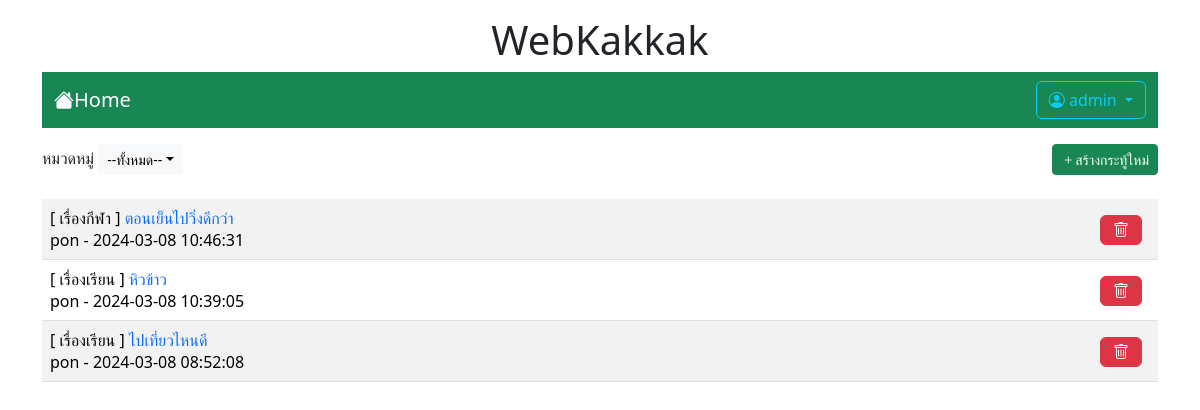
/index.php (signed in), run on the app's committed database.
### tables this page shows
CREATE TABLE `post` (
  `id` int(11) NOT NULL,
  `title` varchar(128) NOT NULL,
  `content` varchar(2048) NOT NULL,
  `post_date` datetime NOT NULL,
  `cat_id` int(11) NOT NULL,
  `user_id` int(11) NOT NULL
);

CREATE TABLE `category` (
  `id` int(11) NOT NULL,
  `name` varchar(32) NOT NULL
);

CREATE TABLE `user` (
  `id` int(11) NOT NULL,
  `login` varchar(32) NOT NULL,
  `password` varchar(64) NOT NULL,
  `name` varchar(64) NOT NULL,
  `gender` char(1) NOT NULL,
  `email` varchar(32) NOT NULL,
  `role` char(1) NOT NULL
);

### index.php (the view, shortened to what this page needs)
</html>
<!DOCTYPE html>
<html lang="en">
<head>
    <link rel="stylesheet" href="https://cdn.jsdelivr.net/npm/bootstrap-icons@1.11.3/font/bootstrap-icons.min.css">
    <link rel="stylesheet" href="bootstrap-5.3.2-dist/css/bootstrap.min.css">
</head>
<body>
    <div class="container-lg">
        <h1 style="text-align: center;" class="mt-3"> WebKakkak</h1>
        <?php include "nav.php" ?>
        <div class="mt-3 d-flex justify-content-between">
            <div>
                <span class="dropdown">
                    <label>หมวดหมู่</label>
                    <button class="btn btn-light btn-sm dropdown-toggle" type="button" data-bs-toggle="dropdown" aria-expanded="false">
                        --ทั้งหมด--</button>
                </span>
            </div>
            <?php if (isset($_SESSION['id'])) { ?>
                <div>
                    <a href="newpost.php" class="btn btn-success btn-sm">
                        <i class="bi bi-plus"></i>สร้างกระทู้ใหม่
                    </a>
                </div>
            <?php } ?>
        </div>
        <table class="table table-striped mt-4">
            <?php
            $conn = new PDO("mysql:host=localhost;dbname=webboard;charset=utf8", "root", "");
            $sql = "SELECT t3.name,t1.title,t1.id,t2.login,t1.post_date FROM post as t1
                    INNER JOIN user as t2 ON (t1.user_id=t2.id)
                    INNER JOIN category as t3 ON (t1.cat_id=t3.id)ORDER BY t1.post_date DESC";
            $result = $conn->query($sql);
            while ($row = $result->fetch()) {
                echo "<tr><td class='d-flex justify-content-between'>
                <div>[ $row[0] ] <a href=post.php?id=$row[2]
                style=text-decoration:none>$row[1]</a><br>$row[3] - $row[4]</div>";
                if(isset($_SESSION['id']) && $_SESSION['role']=='a'){
                    echo "<div class='me-2 mt-2'>
                        <a href=delete.php?id=$row[2] class='btn btn-danger'><i class='bi bi-trash'></i></a>
                    </div>";
                }
            echo "</td></tr>";
            }
            ?>
        </table>
    </div>
</body>
</html>

### data on the page
post: category.name "เรื่องกีฬา", title "ตอนเย็นไปวิ่งดีกว่า", user.login "pon", post_date "2024-03-08 10:46:31"
post: category.name "เรื่องเรียน", title "หิวข้าว", user.login "pon", post_date "2024-03-08 10:39:05"
post: category.name "เรื่องเรียน", title "ไปเที่ยวไหนดี", user.login "pon", post_date "2024-03-08 08:52:08"

### other printed values
$_SESSION['username'] "admin"
